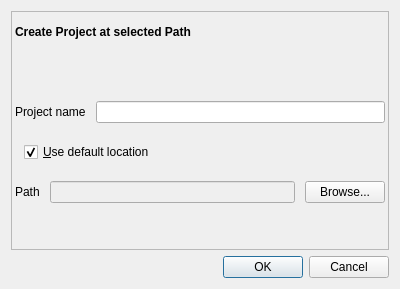
<?xml version="1.0" encoding="UTF-8"?>
<ui version="4.0">
 <class>NewProjectDialog</class>
 <widget class="QDialog" name="NewProjectDialog">
  <property name="geometry">
   <rect>
    <x>0</x>
    <y>0</y>
    <width>400</width>
    <height>289</height>
   </rect>
  </property>
  <property name="windowTitle">
   <string>Create New Project</string>
  </property>
  <property name="modal">
   <bool>true</bool>
  </property>
  <layout class="QVBoxLayout" name="verticalLayout">
   <item>
    <widget class="QFrame" name="MainFrame">
     <property name="frameShape">
      <enum>QFrame::StyledPanel</enum>
     </property>
     <property name="frameShadow">
      <enum>QFrame::Raised</enum>
     </property>
     <layout class="QVBoxLayout" name="verticalLayout_2">
      <property name="spacing">
       <number>10</number>
      </property>
      <property name="leftMargin">
       <number>3</number>
      </property>
      <property name="topMargin">
       <number>3</number>
      </property>
      <property name="rightMargin">
       <number>3</number>
      </property>
      <property name="bottomMargin">
       <number>3</number>
      </property>
      <item>
       <widget class="QLabel" name="label_2">
        <property name="font">
         <font>
          <weight>75</weight>
          <bold>true</bold>
         </font>
        </property>
        <property name="text">
         <string>Create Project at selected Path</string>
        </property>
       </widget>
      </item>
      <item>
       <widget class="QWidget" name="widget_2" native="true">
        <layout class="QHBoxLayout" name="horizontalLayout_2">
         <item>
          <widget class="QLabel" name="ErrorIcon">
           <property name="enabled">
            <bool>true</bool>
           </property>
           <property name="sizePolicy">
            <sizepolicy hsizetype="Fixed" vsizetype="Preferred">
             <horstretch>0</horstretch>
             <verstretch>0</verstretch>
            </sizepolicy>
           </property>
           <property name="pixmap">
            <pixmap resource="style.qrc">:/qss_icons/rc/ErrorIcon.png</pixmap>
           </property>
           <property name="scaledContents">
            <bool>true</bool>
           </property>
          </widget>
         </item>
         <item>
          <widget class="QLabel" name="Information">
           <property name="text">
            <string/>
           </property>
          </widget>
         </item>
        </layout>
       </widget>
      </item>
      <item>
       <layout class="QHBoxLayout" name="ProjectName">
        <item>
         <widget class="QLabel" name="ProjectNameLabel">
          <property name="text">
           <string>Project name</string>
          </property>
         </widget>
        </item>
        <item>
         <widget class="QLineEdit" name="ProjectNameEntry"/>
        </item>
       </layout>
      </item>
      <item>
       <widget class="QWidget" name="widget" native="true">
        <layout class="QHBoxLayout" name="horizontalLayout">
         <item>
          <widget class="QCheckBox" name="DefaultPathButton">
           <property name="text">
            <string>&amp;Use default location</string>
           </property>
           <property name="checked">
            <bool>true</bool>
           </property>
           <property name="autoExclusive">
            <bool>true</bool>
           </property>
          </widget>
         </item>
        </layout>
       </widget>
      </item>
      <item>
       <layout class="QHBoxLayout" name="ProjectPath">
        <property name="spacing">
         <number>10</number>
        </property>
        <item>
         <widget class="QLabel" name="ProjectPathLabel">
          <property name="text">
           <string>Path</string>
          </property>
         </widget>
        </item>
        <item>
         <widget class="QLineEdit" name="ProjectPathEntry">
          <property name="enabled">
           <bool>false</bool>
          </property>
          <property name="text">
           <string/>
          </property>
         </widget>
        </item>
        <item>
         <widget class="QPushButton" name="ProjectPathBrowsButton">
          <property name="enabled">
           <bool>true</bool>
          </property>
          <property name="text">
           <string>Browse...</string>
          </property>
         </widget>
        </item>
       </layout>
      </item>
      <item>
       <widget class="QWidget" name="Spacing" native="true"/>
      </item>
     </layout>
    </widget>
   </item>
   <item>
    <widget class="QDialogButtonBox" name="dialogButtonBox">
     <property name="toolTip">
      <string notr="true"/>
     </property>
     <property name="orientation">
      <enum>Qt::Horizontal</enum>
     </property>
     <property name="standardButtons">
      <set>QDialogButtonBox::Cancel|QDialogButtonBox::Ok</set>
     </property>
    </widget>
   </item>
  </layout>
 </widget>
 <resources>
  <include location="style.qrc"/>
 </resources>
 <connections>
  <connection>
   <sender>dialogButtonBox</sender>
   <signal>accepted()</signal>
   <receiver>NewProjectDialog</receiver>
   <slot>accept()</slot>
   <hints>
    <hint type="sourcelabel">
     <x>248</x>
     <y>254</y>
    </hint>
    <hint type="destinationlabel">
     <x>157</x>
     <y>274</y>
    </hint>
   </hints>
  </connection>
  <connection>
   <sender>dialogButtonBox</sender>
   <signal>rejected()</signal>
   <receiver>NewProjectDialog</receiver>
   <slot>reject()</slot>
   <hints>
    <hint type="sourcelabel">
     <x>316</x>
     <y>260</y>
    </hint>
    <hint type="destinationlabel">
     <x>286</x>
     <y>274</y>
    </hint>
   </hints>
  </connection>
 </connections>
</ui>
